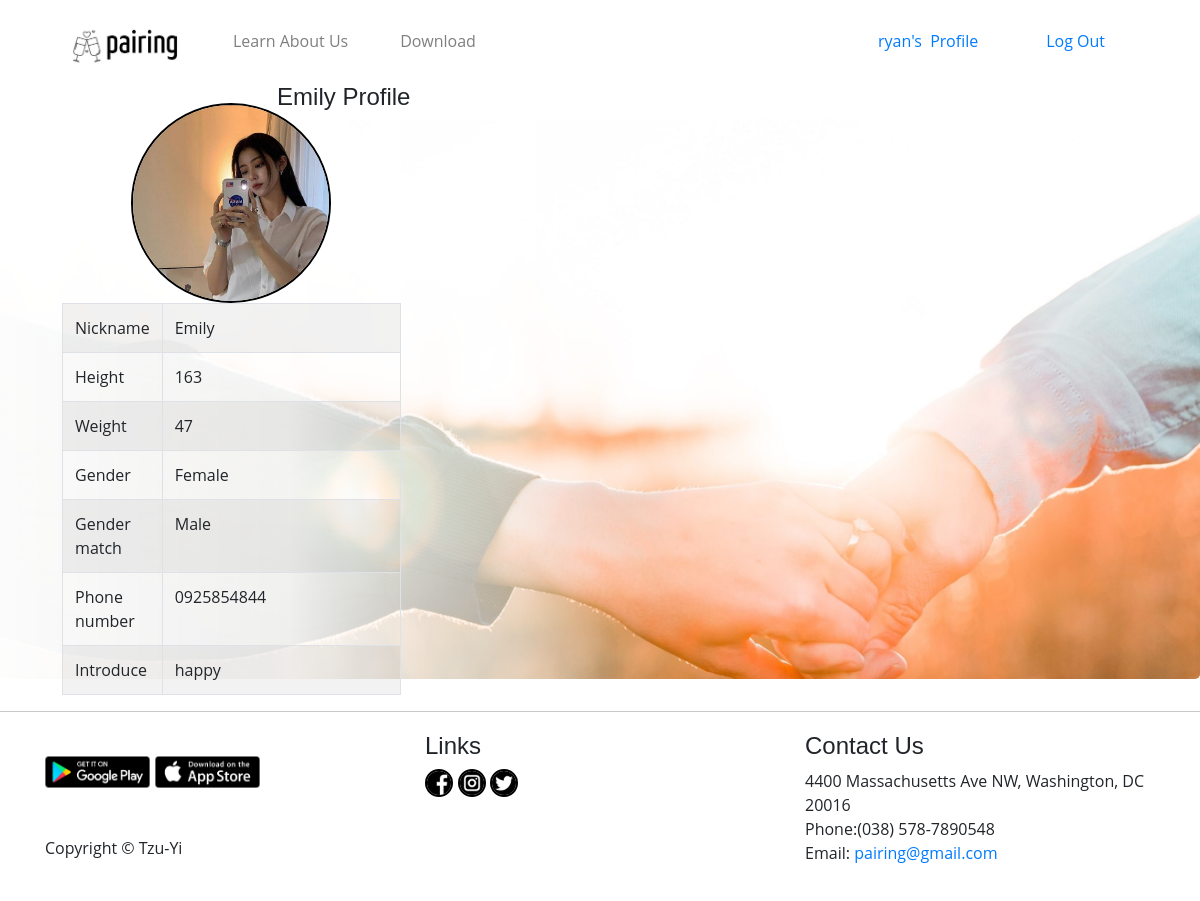
Page /pairing/Emily/ (signed in) on the committed database.
### pairs/models.py (models this page shows, shortened)
class UserRigister(models.Model):
	GENDER_CHOICES = (
        ('Male', 'Male'),
        ('Female', 'Female'),
    )
	userid = models.CharField(max_length=20,null=False)
	password = models.CharField(max_length = 20, null=False)
	email = models.EmailField()
	name = models.CharField(max_length=20)
	height = models.PositiveIntegerField(default = 170)
	weight = models.PositiveIntegerField(default = 70)
	gender = models.CharField(max_length=20,choices=GENDER_CHOICES,default='Male')
	pair_gender = models.CharField(max_length=20,choices=GENDER_CHOICES,default='Male')
	photo = models.ImageField(upload_to='image/')
	phone = models.CharField(max_length=10)
	intro = models.CharField(max_length=20,default='')

### pairs/views.py (the view)
# urls.py: path('pairing/<str:pairname>/',pairs.pair_profile,name='pair_profile-url'),
def pair_profile(request,pairname=""):
	if 'username' in request.session==None:
		return HttpResponseRedirect('/')
	username=request.session['username']
	userid=request.session['userid']
	pairuser = models.UserRigister.objects.get(name=pairname)
	return render(request,'pairs/pair_profile.html', locals())

### templates/pairs/pair_profile.html (shortened to what this page needs)
{%extends 'pairs/base.html'%}
{% load static%}
	{% block content %}
    <div class='row'>
		<div class="col-md-7">
			<div class='panel panel-default'>
				<div class='panel-heading' align='center'>
					<h4>{{pairuser.name}} Profile</h4>
				</div>
			</div>
		</div>
	</div>
    <section id='intro' >
			<div class='jumbotron'>
				<div class='container'>
					<div class="col-md-4" align="center">
					 <div>
                            <img class='circle' src="/media/{{ pairuser.photo }}" alt="img" width="200" height="200"></a></div>
					</div>
                         <div class="col-md-4" align="center">
                         <table class="table table-bordered table-striped">
        <tbody>
                <tr>
                    <td width="50px">Nickname</td>
                    <td width="">{{ pairuser.name }}</td>
                </tr>
                <tr>
                    <td>Height</td>
                    <td>{{ pairuser.height }}</td>
                </tr>
                                <tr>
                    <td>Weight</td>
                    <td>{{ pairuser.weight }}</td>
                </tr>
                                <tr>
                    <td>Gender</td>
                    <td>{{ pairuser.gender }}</td>
                </tr>
                                <tr>
                    <td>Gender match </td>
                    <td>{{ pairuser.pair_gender }}</td>
                </tr>
                <tr>
                    <td>Phone number </td>
                    <td>{{ pairuser.phone }}</td>
                </tr>
                                <tr>
                    <td>Introduce </td>
                    <td>{{ pairuser.intro}}</td>
                </tr>
        </tbody>
    </table>
           </div>
				</div>
			</div>
		</section>
{%endblock%}

### templates/pairs/base.html (style rules this page uses)
#intro .jumbotron { height: 70vh; background-image: url("/static/images/background.png"); background-repeat: no-repeat; background-attachment: fixed; background-position: center; background-size: cover; }
h1,h2,h3,h4,h5,h6 { font-family: 'Noto Sans TC', sans-serif; }
p,a,input,label,textarea,span,ul,li,table,form { font-family: 'Open Sans', sans-serif; }
#intro .container { position: relative; top: 50%; -webkit-transform: translateY(-50%); -ms-transform: translateY(-50%); transform: translateY(-50%); }
img.circle { border-radius: 50%; border: 1px solid rgba(255,0,0,1.00); width: 200; border:2px black solid; }

### templates/pairs/header.html (style rules this page uses)
h1,h2,h3,h4,h5,h6 { font-family: 'Noto Sans TC', sans-serif; }
p,a,input,label,textarea,span,ul,li,table,form { font-family: 'Open Sans', sans-serif; }

### rows in the picture
UserRigister: name "Emily", photo (picture), height "163", weight "47", gender "Female", pair_gender "Male", phone "0925854844", intro "happy"

### other values in the picture
{{ username }} "ryan"
